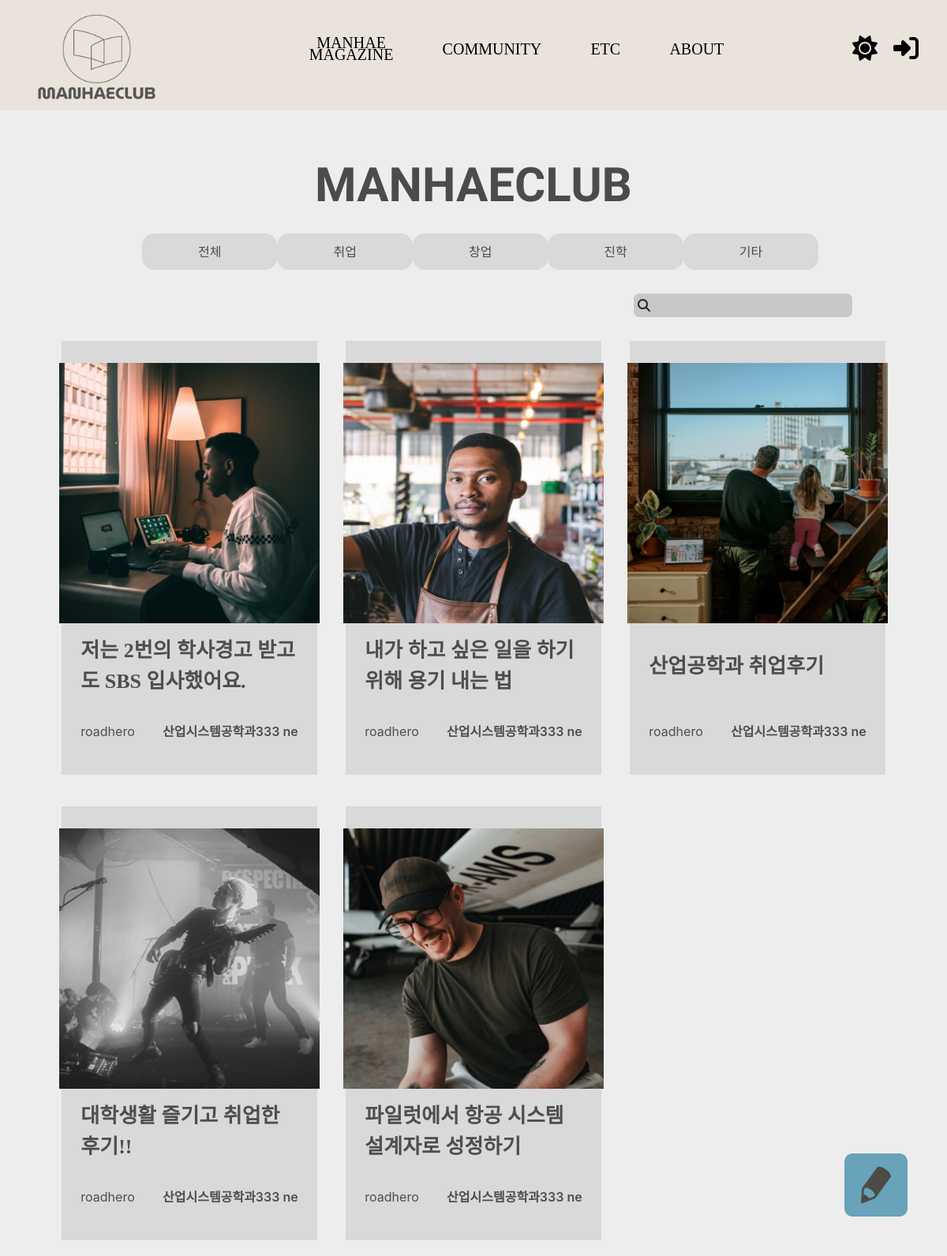
The page / on the database its author committed.
### main/models.py (models this page shows, shortened)
class Post(models.Model):
    title = models.CharField(max_length=100)
    writer = models.ForeignKey(User, on_delete=models.CASCADE)
    pub_date = models.DateTimeField()
    body = models.TextField()
    like_users = models.ManyToManyField(settings.AUTH_USER_MODEL, related_name='like_posts')
    view_users = models.IntegerField(default=0)
    category = models.CharField(max_length=10, choices=post_choice, default='취업')
    image = models.ImageField(upload_to='post/', blank=True, null=True)

### accounts/models.py (models this page shows)
class Profile(models.Model):
    user = models.OneToOneField(settings.AUTH_USER_MODEL, on_delete=models.CASCADE, primary_key=True)
    name = models.CharField(max_length=20, default='', null=True)
    university = models.CharField(max_length=20, default='', null=True)
    register = models.IntegerField(null=True)
    major = models.CharField(max_length=20, default='', null=True)
    major2 = models.CharField(max_length=20, default='', null=True)
    def student_number(self):
        return str(self.register)[-2:]

### main/views.py (the view)
# urls.py: path('', showmain, name="showmain"),
def showmain(request):
    if request.method=='GET':
        magazine_sort = request.GET.get('magazine')
        if magazine_sort == 'all' or magazine_sort == None:
            posts = Post.objects.all()
        else:
            posts = Post.objects.filter(category=magazine_sort)
    return render(request, 'main/mainpage.html', {'posts': posts})

### main/templates/main/mainpage.html (shortened to what this page needs)
{% extends 'base.html' %}
{% load static %}
{% block content %}
<div id="background">
    <section class="title">
        <p>MANHAECLUB</p>
    </section>
    <form class="button_form" id="magazine" method="get" action="{% url 'main:showmain' %}">
        <section class="button">
            <button type="submit" value="all" class="btn" name="magazine">전체</button>
            <button type="submit" value="취업" class="btn" name="magazine">취업</button>
            <button type="submit" value="창업" class="btn" name="magazine">창업</button>
            <button type="submit" value="진학" class="btn" name="magazine">진학</button>
            <button type="submit" value="기타" class="btn" name="magazine">기타</button>
        </section>
    </form>
    <section class="search">
        <form id="search" method="post" action="{% url 'main:search' %}">
            <input type="text" name="search_word" class="search_input" type="submit" label="Search Word" value="{{search_term}}">
            <i class="fa-solid fa-magnifying-glass"></i>
        </form>
    </section>
    <section class="posting">
        {% if posts %}
            {% for post in posts %}
            <div class="post_item">
                <a href="{% url 'main:detail' post.id %}" class="post_itme_inner" style="text-decoration:none">
                    <div class="post_itme_inner_s">
                        <img class="post_item_img" src="{{post.image}}" alt="Card image cap">
                        <section class="post_item_title">
                            <p class="post_item_title_title">{{post.title}}</p>
                        </section>
                        <section class="post_item_info">
                            <p class="post_item_info_name">{{post.writer}}</p>
                            <p class="post_item_info_major">{{post.writer.profile.major}} {{post.writer.profile.student_number}}</p>
                        </section>
                    </div>
                </a>
            </div>
            {% endfor %}
        {% else %}
        <p>not found</p>
        {% endif %}
    </section>
    <a href="{% url 'main:new' %}">
        <img class="toWrite" src="{% static 'images/toWrite.png' %}" alt="">
    </a>
</div>
{% endblock %}

### main/static/css/main_page.css (style rules this page uses)
#background { display: flex; flex-direction: column; align-items: center; width: 100vw; min-height: 90vh; }
.title { font-family: 'MuseoModerno', cursive; width: 100%; margin-top: 50px; display: flex; justify-content: center; font-size: 60px; font-weight: 700; }
.button_form { width: 100%; display: flex; justify-content: center; }
.button { display: flex; align-items: center; width: 70%; justify-content: space-around; }
.button > .btn { border-radius: 15px; padding: 10px 70px; display: flex; justify-content: center; align-items: center; transition: all 0.5s; }
.search { margin-top: 30px; width: 80%; display: flex; justify-content: flex-end; }
.search > form { position: relative; display: flex; align-items: center; }
.search > form > i { margin-left: 5px; position: absolute; }
.search > form > input { padding-left: 25px; height: 30px; border : 1px solid #656260; border-radius: 7px; background-color:#656260; }
.posting { margin-top: 10px; width: 90%; display: grid; grid-template-columns: repeat(3, 1fr); }
.post_item { margin-top: 20px; margin-bottom: 20px; display: flex; justify-content: center; }
.post_itme_inner { background-color: #D9D9D9; width: 90%; display: flex; justify-content: center; align-items: center; height: 550px; color:#4E4E4E; transition: all 0.5s; }
.post_itme_inner_s { display: flex; flex-direction: column; align-items: center; justify-content: space-between; height: 90%; width: 85%; }
.post_item_title { font-family: 'SUIT-Medium'; font-size: 26px; text-align: left; width: 100%; font-weight: 600; }
.post_itme_inner_s > .post_item_img { width: 330px; height: 330px; }
.post_item_info { color:#4E4E4E; width: 100%; display: flex; justify-content: space-between; }
.post_item_info_major { font-weight: 600; }
.toWrite { width: 80px; height: 80px; border-radius: 10px; position: fixed; bottom: 50px; right: 50px; }

### main/static/css/community_m.css (style rules this page uses)
a { text-decoration:none; }
.toWrite { width: 80px; height: 80px; border-radius: 10px; position: fixed; bottom: 50px; right: 50px; }

### main/static/css/dark.css (style rules this page uses)
:root { --nav-color:#6F816F; --back-color : #514C48; --title-color: #FFFFFF; --btn-color : #FFFFFF; --btn-back-color : #3D3939; --btn-hover-color : #3D3939; --btn-hover-back-color : #FFFFFF; --detail-back-color : #2D2A2A; --detail-color : #FFFFFF; --search-color: #656260; --detail-comment-back-color : #4E4E4E; --detail-comment-submit-back-color: #D9D9D9; --detail-comment-color : #FFFFFF; }
.lightmode { --nav-color: #EAE3DC; --back-color: rgb(237,237,237); --title-color: #4C4B49; --btn-color : #4D4B49; --btn-back-color : #D9D9D9; --btn-hover-color : #EFEFEF; --btn-hover-back-color : #4388A6; --detail-back-color : #FFFFFF; --detail-color : #4C4B49; --search-color: #C8C8C8; --detail-comment-back-color : rgb(237,237,237); --detail-comment-submit-back-color: #D9D9D9; --detail-comment-color : #4E4E4E; }
#background { background-color: var(--back-color); }
.title { color: var(--title-color); }
.button > .btn { color: var(--btn-color); background-color: var(--btn-back-color); transition: all 0.5s; }
.search > form > input { border : 1px solid var(--search-color); background-color: var(--search-color); }

### rows shown on the page
Post: image (picture), title "저는 2번의 학사경고 받고도 SBS 입사했어요.", writer "roadhero", writer.profile.major "산업시스템공학과333", writer.profile.student_number "ne"
Post: image (picture), title "내가 하고 싶은 일을 하기 위해 용기 내는 법", writer "roadhero", writer.profile.major "산업시스템공학과333", writer.profile.student_number "ne"
Post: image (picture), title "산업공학과 취업후기", writer "roadhero", writer.profile.major "산업시스템공학과333", writer.profile.student_number "ne"
Post: image (picture), title "대학생활 즐기고 취업한 후기!!", writer "roadhero", writer.profile.major "산업시스템공학과333", writer.profile.student_number "ne"
Post: image (picture), title "파일럿에서 항공 시스템 설계자로 성정하기", writer "roadhero", writer.profile.major "산업시스템공학과333", writer.profile.student_number "ne"
